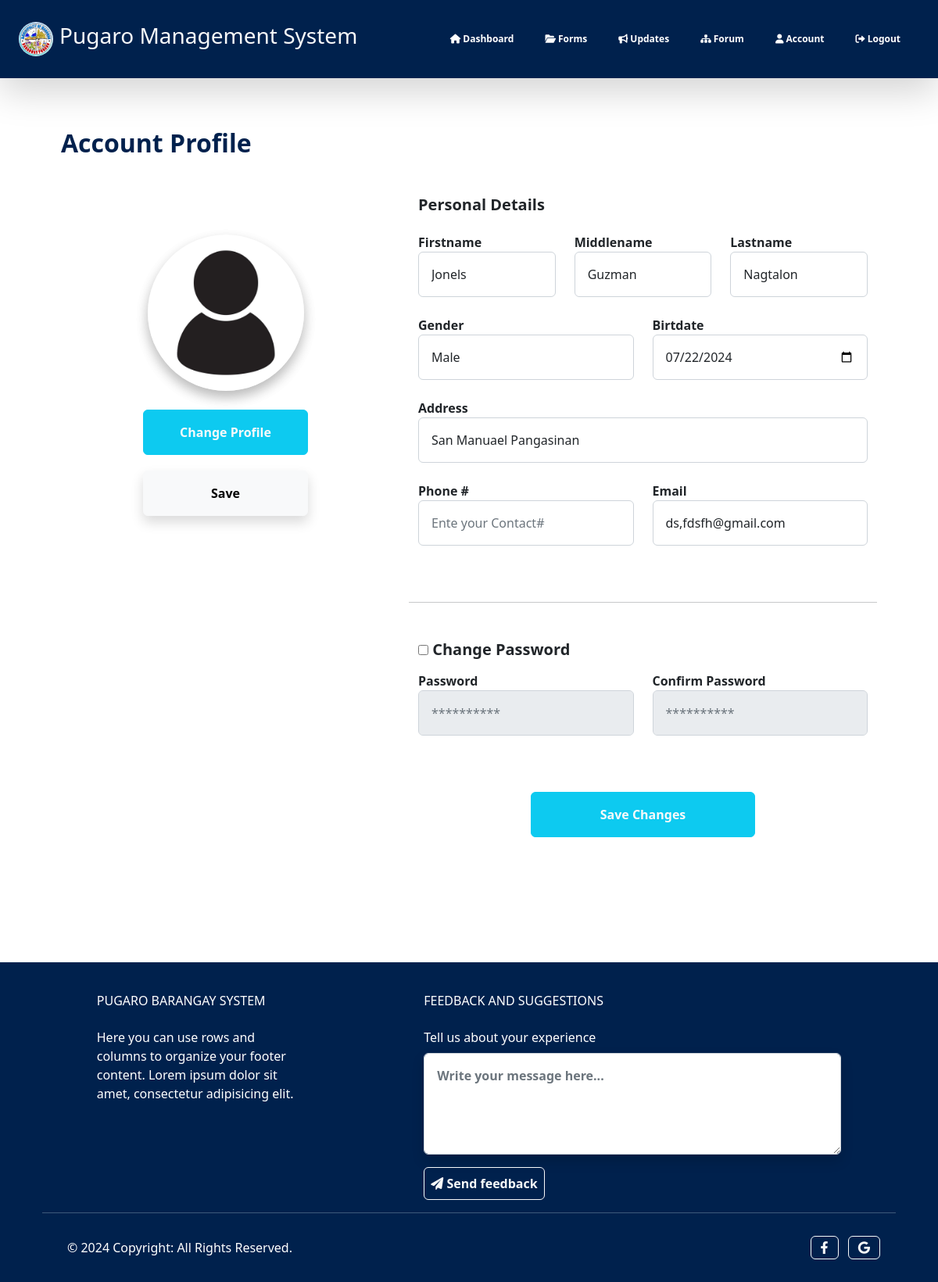
Screenshot of /resident/feedback.php (signed in) with the database file from the repository.
### tables this page shows
CREATE TABLE `user` (
  `user_id` int(50) NOT NULL,
  `fname` varchar(50) DEFAULT NULL,
  `mname` varchar(50) DEFAULT NULL,
  `lname` varchar(50) DEFAULT NULL,
  `gender` varchar(50) DEFAULT NULL,
  `bdate` date DEFAULT NULL,
  `address` text DEFAULT NULL,
  `contact` varchar(50) DEFAULT NULL,
  `email` varchar(50) DEFAULT NULL,
  `password` varchar(50) DEFAULT NULL,
  `vkey` varchar(1000) NOT NULL,
  `isVerified` int(50) NOT NULL,
  `profile` varchar(200) DEFAULT NULL,
  `updated_at` timestamp NULL DEFAULT NULL,
  `created_at` timestamp NULL DEFAULT NULL
);

### resident/feedback.php (the view, shortened to what this page needs)
<?php
require_once '../conn/conn.php';
require_once '../includes/include.php';
include('layout.php');
$user_id = mysqli_real_escape_string($conn, $_SESSION['user_id']);
$sql = "SELECT * FROM `user` WHERE `user_id` = $user_id";
$user = mysqli_query($conn, $sql);
?>
<head>
</head>
<body>
    <div class="container p-5">
        <div class="h2 fw-bold  mt-3 mb-5">Account Profile</div>
        <?php if (mysqli_num_rows($user) > 0) {
            while ($row = $user->fetch_assoc()) { ?>
                <div class="row">
                    <div class="col-md-5">
                        <div class="profile-container" >
                            <center>
                                <div id="profilePicPreview"  class="profile-pic rounded-circle shadow">
                                    <img src="../includes/profile/<?=$row['profile'];?>" alt="Profile Picture" class="shadow  rounded-circle" style="width:200px; height: 200px"  id="profilePic" />
                                </div>
                                <form action="../includes/functions.php" method="POST" enctype="multipart/form-data">
                                  <button type="button" class="btn btn-info text-light p-3 w-50 m-1 fw-bold" onclick="document.getElementById('fileInput').click();">Change Profile</button>
                                  <br>
                                  <button type="submit" name="svprofile" class="btn btn-light w-50 p-3 fw-bold shadow m-3" id="svprofile">Save</button>
                              </form>
                          </center>
                      </div>
                  </div>
                  <div class="col-md-7">
                      <div class="container">
                        <form method="POST" action="../includes/functions.php" enctype="multipart">                            <div class="row fw-bold">
                            <p class="fw-bold h5 mb-4">Personal Details</p>
                            <div class="col-md-4">
                                <label >Firstname</label>
                                <input type="text" class="form-control p-3 mb-4 " placeholder="Enter your Firstname" name="fname" id="fname" value="<?= $row['fname'];?>">
                            </div>
                            <div class="col-md-4">
                                <label > Middlename</label>
                                <input type="text" class="form-control p-3 mb-4" placeholder="Enter your Middlename" name="mname" id="mname" value="<?= $row['mname'];?>">
                            </div>
                            <div class="col-md-4">
                                <label >Lastname</label>
                                <input class="form-control p-3 mb-4" placeholder="Enter your Lastname" type="text" name="lname" id="lname" value="<?= $row['lname'];?>">
                            </div>
                            <div class="col-md-6">
                                <label for="gender">Gender</label>
                                <select class="form-control p-3 mb-4" name="gender" id="gender">
                                    <option value="Male" <?php echo ($row['gender'] == 'Male') ? 'selected' : ''; ?>>Male</option>
                                </select>
                            </div>
                            <div class="col-md-6">
                                <label>Birtdate</label>
                                <input class="form-control p-3 mb-4" type="date" name="bdate" id="bdate" value="<?= $row['bdate'];?>">
                            </div>
                            <div class="col-md-12">
                                <label>Address</label>
                                <input class="form-control p-3 mb-4" placeholder="Enter your Address" type="text" name="address" id="address" value="<?= $row['address'];?>">
                            </div>
                            <div class="col-md-6">
                                <label>Phone #</label>
                                <input class="form-control p-3 mb-4" placeholder="Ente your Contact# " type="text" name="contact" id="contact" value="<?= $row['contact'];?>">
                            </div>
                            <div class="col-md-6">
                                <label >Email</label>
                                <input class="form-control p-3 mb-4" placeholder="Enter your Email" type="text" name="email" id="email" value="<?= $row['email'];?>">
                            </div>
                            <hr class="mt-5 mb-5">
                            <span class="h5 fw-bold mb-3"><input type="checkbox" name="checked" id="checked"> Change Password</span>
                            <div class="col-md-6">
                                <label >Password</label>
                                <input class="form-control p-3 mb-4 pass" type="password" placeholder="**********" name="password" id="password" disabled>
                            </div>
                            <div class="col-md-6">
                                <label >Confirm Password</label>
                                <input class="form-control p-3 mb-4 pass" type="password" placeholder="**********" name="conpassword" id="conpassword" disabled>
                            </div>
                            <center>
                                <button type="submit" name="svchanges" id="svchanges" class="btn btn-info text-light p-3 m-5 w-50 fw-bold">Save Changes</button>
                            </center>
                        </div>
                    <?php } } ?>
                </form>
            </div>
        </div>
    </div>
</div>
</body>
<?php include('footer.php') ?>

### resident/feedback.php (style rules this page uses)
.h2 { color: #00214D; }
.profile-container { text-align: center; margin-top: 50px; }
.profile-pic { width: 200px; height: 200px; object-fit: cover; background-color: #f0f0f0; margin-bottom: 20px; }

### rows the page displays
user: profile (placeholder picture), fname "Jonels", mname "Guzman", lname "Nagtalon", gender "Male", bdate "07/22/2024", address "San Manuael Pangasinan", email "ds,fdsfh@gmail.com"
